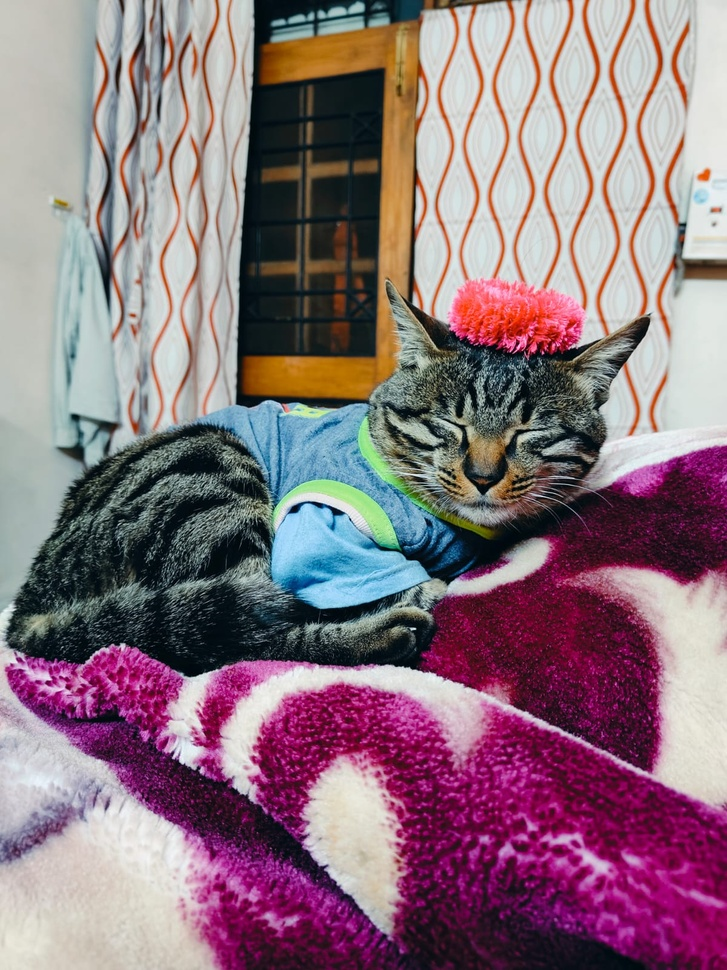
#> input picture mycat.jpeg, 727 x 970 px, shrunk from 1200 x 1600 before the run
$ python kmeans.py
#> lines starting #> are read from the running program, lines starting #| are printed output that depends on the picture
# [27 lines of commented-out code are left out]

from skimage import io
from sklearn.cluster import KMeans
import numpy as np


filename = "mycat.jpeg"
image = io.imread(filename)
#> image is the input picture: shape (970, 727, 3); mean R, G, B 139, 114.6, 125.3

rows, cols = image.shape[0], image.shape[1]
#> rows = 970; cols = 727
image = image.reshape(rows * cols, 3)

# modelling
print('Compressing...')
kMeans = KMeans(n_clusters = 16)
kMeans.fit(image)

centers = np.asarray(kMeans.cluster_centers_, dtype=np.uint8)
labels = np.asarray(kMeans.labels_, dtype = np.uint8)
labels = np.reshape(labels, (rows, cols))
print('Almost done.')

# reconstructing the image
newImage = np.zeros((rows, cols, 3), dtype=np.uint8)
for i in range(rows):
    for j in range(cols):
            newImage[i, j, :] = centers[labels[i, j], :]
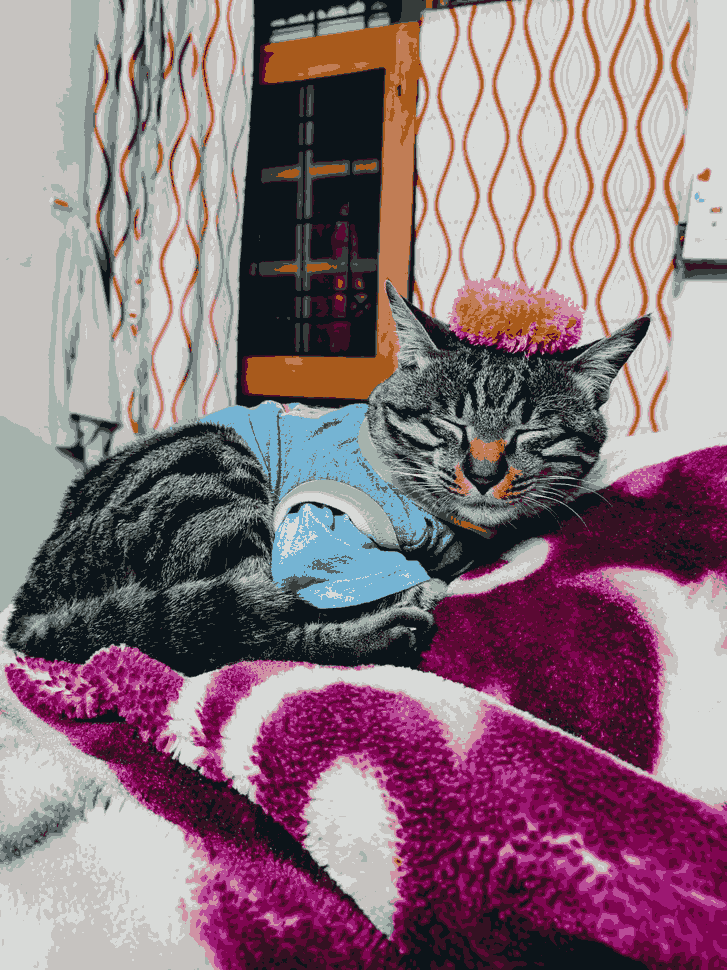
#> newImage: shape (970, 727, 3); mean of channels 0, 1, 2 138.4, 114, 124.9; drawn as R, G, B
io.imsave(filename.split('.')[0] + '-compressed.png', newImage)

print('Image has been compressed sucessfully.')
